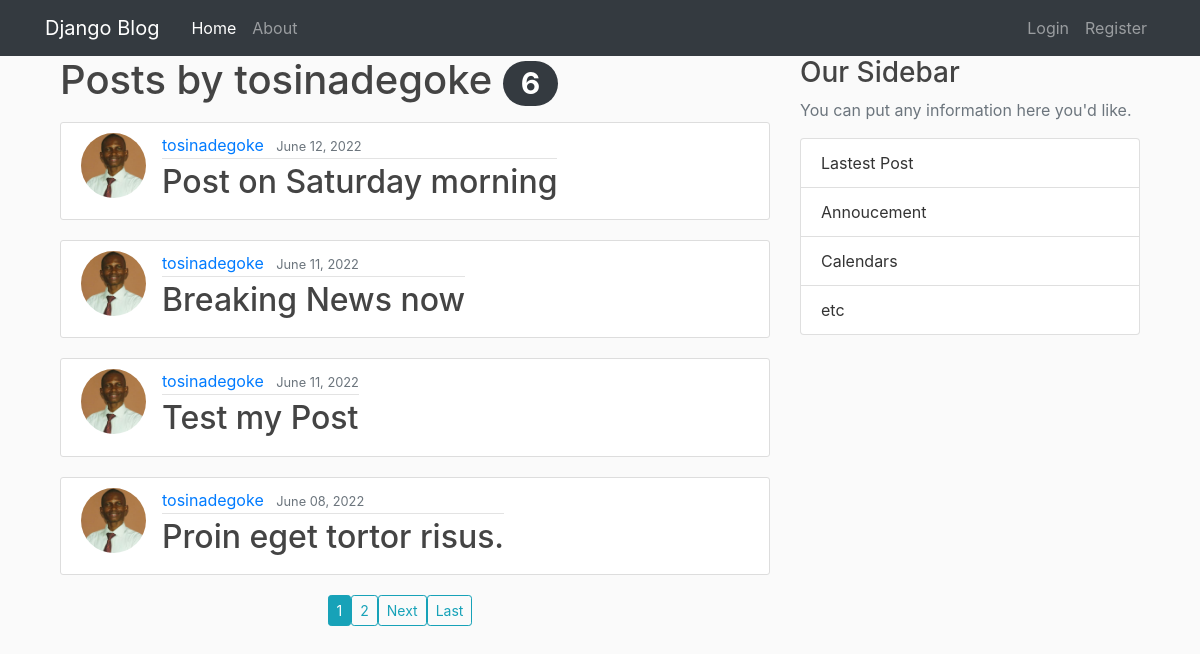
/Blog/user/tosinadegoke, run on the app's committed database.
### Blog/models.py (models this page shows, shortened)
class Post(models.Model):
    title = models.CharField(max_length=100)
    content = models.TextField()
    date_posted = models.DateTimeField(default=timezone.now) #Note, timezone.now was passed as agrs not called as function - timezone.now()
    author = models.ForeignKey(User, on_delete=models.CASCADE)

### user/models.py (models this page shows, shortened)
class Profile(models.Model):
    user = models.OneToOneField(User , on_delete=models.CASCADE)
    image = models.ImageField(default= 'default.jpg', upload_to='profile_pics')

### Blog/views.py (the view)
# urls.py: path('user/<str:username>', UserPostListView.as_view(), name="user_posts"),
class UserPostListView(ListView):
    model= Post
    template_name='Blog/user_post.html'
    paginate_by = 4                         # it sets the number of items on each page
    def get_queryset(self):
        user = get_object_or_404(User, username = self.kwargs.get('username'))  # Get the user
        return Post.objects.filter(author=user).order_by('-date_posted')         # Filter the Posts to the ones by the author

### Blog/templates/Blog/user_post.html (shortened to what this page needs)
{% extends "base_blog.html" %}
{% block body %}
    <h1 class="mb-3">Posts by {{ view.kwargs.username }} <span class="badge badge-pill badge-dark">{{ page_obj.paginator.count }}</span></h1>
  {% for post in object_list %}
    <article class="media content-section mt-3">
      <img class="rounded-circle account-img" src="{{ post.author.profile.image.url }}" alt="Author's Image">
        <div class="media_body">
            <div class="article-metadata">
                <a class="mr-2" href={% url 'user_posts' post.author.username %}>{{ post.author }}</a>
                <small class="text-muted">{{ post.date_posted|date:"F d, Y" }}</small>
            </div>
            <h2><a class="article-title" href="{% url 'post_detail' post.id %}">{{ post.title }}</a></h2>
        </div>
    </article>
  {% endfor %}
  <div class="row col-12 d-flex justify-content-center ">
    {% if is_paginated %}
      {% for num in page_obj.paginator.page_range %}
        {%if page_obj.number == num %}
          <a class="btn btn-sm btn-info mb-4" href="?page={{page_obj.number}}">{{ num }}</a>
        {% elif num > page_obj.number|add:'-3' and num < page_obj.number|add:'3' %}
          <a class="btn btn-sm btn-outline-info mb-4" href="?page={{num}}">{{ num }}</a>
        {% endif %}
      {% endfor %}
      {% if page_obj.has_next %}
        <a class="btn btn-sm btn-outline-info mb-4" href="?page={{ page_obj.next_page_number }}">Next</a>
        <a class="btn btn-sm btn-outline-info mb-4" href="?page={{ page_obj.paginator.num_pages }}">Last</a>
      {% endif %}
    {% endif %}
  </div>
{% endblock body %}

### Blog/static/Blog/main.css (style rules this page uses)
body { background: #fafafa; color: #333333; }
h1, h2, h3, h4, h5, h6 { color: #444444; }
.content-section { background: #ffffff; padding: 10px 20px; border: 1px solid #dddddd; border-radius: 3px; margin-bottom: 20px; }
.article-title { color: #444444; }
.account-img { height: 65px; width: 65px; margin-right: 16px; }
.article-metadata { padding-bottom: 1px; margin-bottom: 4px; border-bottom: 1px solid #e3e3e3; }
.article-metadata { color: #333; text-decoration: none; }

### data on the page
Post: author.profile.image (picture), author "tosinadegoke", date_posted "June 12, 2022", title "Post on Saturday morning"
Post: author.profile.image (picture), author "tosinadegoke", date_posted "June 11, 2022", title "Breaking News now"
Post: author.profile.image (picture), author "tosinadegoke", date_posted "June 11, 2022", title "Test my Post"
Post: author.profile.image (picture), author "tosinadegoke", date_posted "June 08, 2022", title "Proin eget tortor risus."

### other printed values
{{ view.kwargs.username }} "tosinadegoke"
{{ page_obj.paginator.count }} "6"
{{ num }} "1"
{{ num }} "2"
